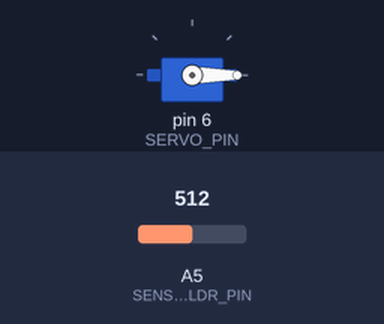
A sketch run on a simulated Arduino Uno, built with avr-gcc and run on an emulated ATmega328P. Shown: servo. The inputs (shaded band) are chosen by the test bench; at power-on: A5 (SENSOR_LDR_PIN) = 512.

Above: at 1.2 s.
1.3 s: A5 (SENSOR_LDR_PIN) set to 356
4.3 s: A5 (SENSOR_LDR_PIN) set to 322
At 4.7 s:
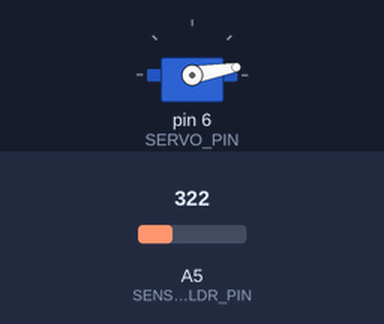
Timing chart, 0 to 7.3 s (numbered marks = the images above; inputs shaded):
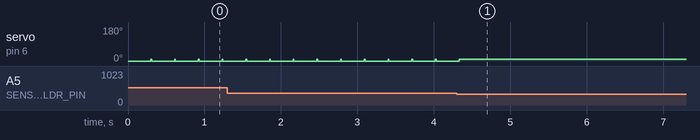

The sketch:

dino_player.ino
```cpp
#include <Servo.h>

// Pins attribution
const int SERVO_PIN = 6;        // Servo control at pin 6
const int SENSOR_LDR_PIN = A5;  // LDR Sensor read at pin A5

// SERVO motor constants
const int MOTOR_WAIT_TIME = 300;   // Time to motor movement
const int RELEASED_POSITION = 10;  // Angle for released space bar
const int PRESSED_POSITION = 0;    // Angle for pressed space bar

// LDR sensor constants
const int THREASHOLD = 340;  // Value for distinguish obstacle from background

// Global constants
const int LOOP_DELAY = 10;  // Time to wait before new loop

// Global variables
Servo s;      // Servo object

/******************************************************************
 * Function:    setup
 * Description: initial configuration
 * Parameters:  None
 * Return:      None
 ******************************************************************/
void setup() {

  // Define LDR sensor pin as input
  pinMode(SENSOR_LDR_PIN, INPUT);

  // Define servo motor pin and its initial position
  s.attach(SERVO_PIN);
  s.write(RELEASED_POSITION);

}

/******************************************************************
 * Function:    loop
 * Description: infinite loop for main program
 * Parameters:  None
 * Return:      None
 ******************************************************************/
void loop() {

  // Check if there is a obstacle comming
  if(checkObstacle( getLdrSensorMeasurement() )){

    // If there is an obstacle, jump
    jump();

  }

  // Wait for new check
  delay(LOOP_DELAY);
}

/******************************************************************
 * Function:    jump
 * Description: makes the dino jump by pressing the space bar
 * Parameters:  None
 * Return:      None
 ******************************************************************/
void jump(void){

    s.write(PRESSED_POSITION);  // Press space bar with servo motor
    delay(MOTOR_WAIT_TIME);     // Wait until space bar is pressed
    s.write(RELEASED_POSITION); // Return the servo motor to initial position
}

/******************************************************************
 * Function:    checkObstacle
 * Description: checks if there is an obstacle with given measurement
 * Parameters:  measurement from ldr sensor
 * Return:      boolean for obstacle presence
 ******************************************************************/
boolean checkObstacle(int localLeitura){

  // Return true for measurent above threashold
  return (localLeitura > THREASHOLD);
}

/******************************************************************
 * Function:    getLdrSensorMeasurement
 * Description: get the current ldr sensor measurement
 * Parameters:  None
 * Return:      integer value for ldr sensor measurement
 ******************************************************************/
int getLdrSensorMeasurement(void){

  // Return value from analog measurement
  return analogRead(SENSOR_LDR_PIN);
}
```

Measured:
- the behaviour switches between 341 and 340 on A5 (SENSOR_LDR_PIN) (found by bisection; images 0 and 1)
- after the input at 4.3 s, servo on pin 6 (SERVO_PIN): goes on until 4.3 s, then stays 10°
- by itself, servo on pin 6 (SERVO_PIN): alternates 10° for 0.01 s and 0° for 0.30 s
